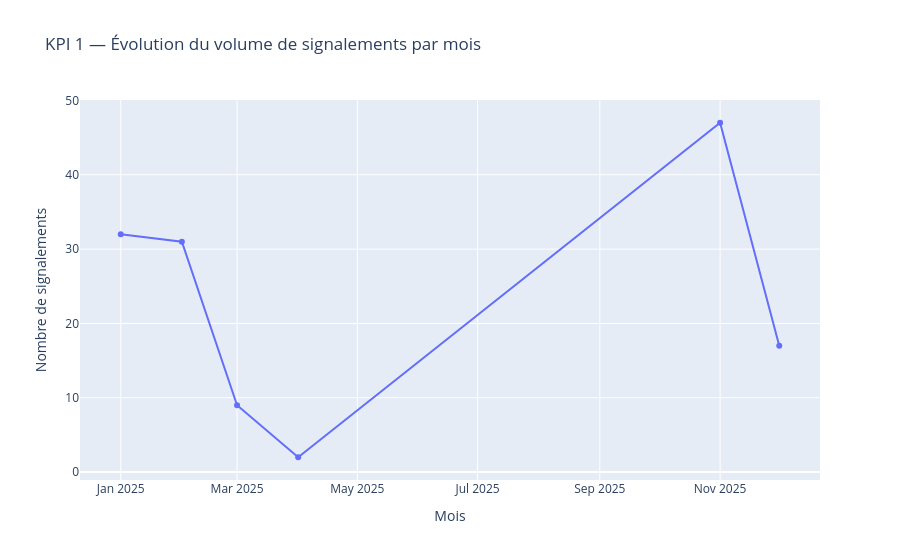

Notebook code for this chart:
### Code cell
fig1 = px.line(volume_mois, x="periode", y="nb_signalements", markers=True,
               title="KPI 1 — Évolution du volume de signalements par mois")
fig1.update_layout(xaxis_title="Mois", yaxis_title="Nombre de signalements")
fig1.show()

### Figure 1 — Plotly figure (JSON) as saved in the notebook; plotly's stock layout.template omitted (floating-point values rounded to 4 significant figures)
{"data": [{"hovertemplate": "periode=%{x}<br>nb_signalements=%{y}<extra></extra>", "legendgroup": "", "line": {"color": "#636efa", "dash": "solid"}, "marker": {"symbol": "circle"}, "mode": "lines+markers", "name": "", "orientation": "v", "showlegend": false, "type": "scatter", "x": ["2025-01", "2025-02", "2025-03", "2025-04", "2025-11", "2025-12"], "xaxis": "x", "y": [32, 31, 9, 2, 47, 17], "yaxis": "y"}], "layout": {"legend": {"tracegroupgap": 0}, "title": {"text": "KPI 1 — Évolution du volume de signalements par mois"}, "xaxis": {"anchor": "y", "domain": [0, 1], "title": {"text": "Mois"}}, "yaxis": {"anchor": "x", "domain": [0, 1], "title": {"text": "Nombre de signalements"}}}}
